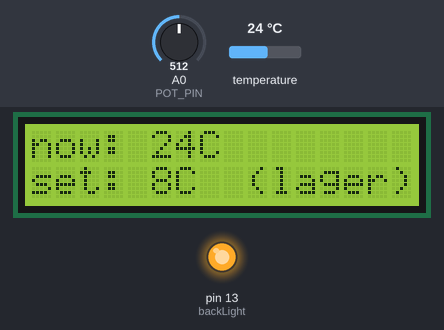
Simulated run of this sketch. Board: Arduino Uno, built with avr-gcc and run on an emulated ATmega328P. Shown: 16×2 character LCD, output pins drawn as LEDs (lit = HIGH). Inputs (shaded band) come from the test bench; at power-on: A0 (POT_PIN) = 512, temperature 24 °C.

Above: at 2.0 s.
2.1 s: A0 (POT_PIN) set to 380
At 4.1 s:
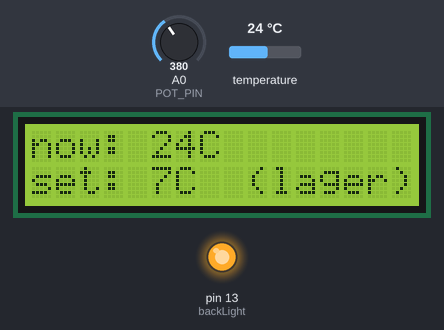
4.6 s: A0 (POT_PIN) set to 363
At 5.8 s:
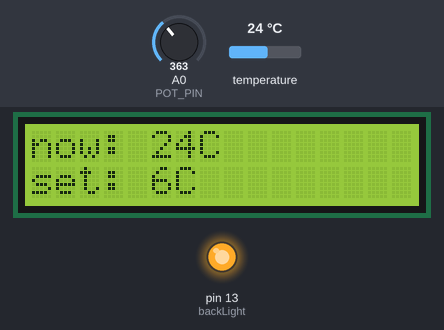
6.9 s: temperature set to 12 °C
At 8.1 s:
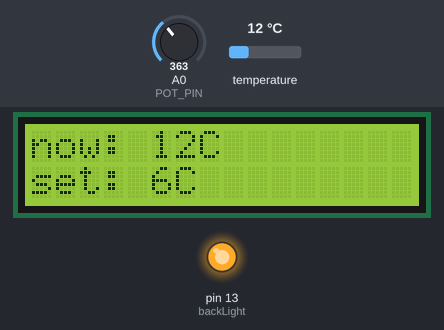
8.4 s: temperature set to 19 °C
At 9.4 s:
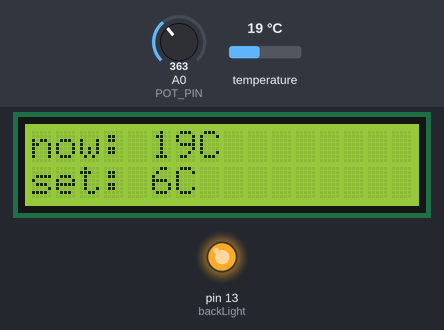
10.0 s: temperature set to 28 °C
At 10.6 s:
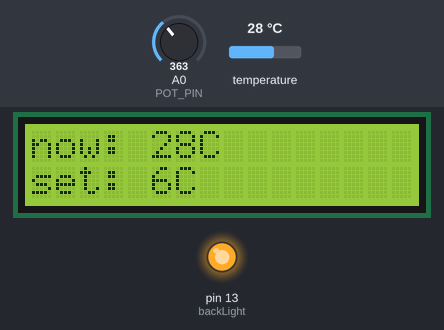
11.5 s: A0 (POT_PIN) set to 511
At 13.5 s:
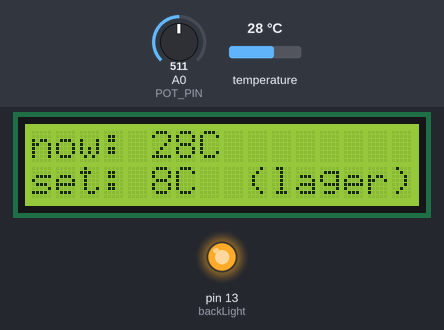
Timing chart, 0 to 14.8 s (numbered marks = the images above; inputs shaded):
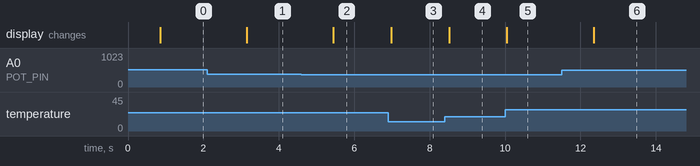

Measured:
- the behaviour switches between 373 and 372 on A0 (POT_PIN) (found by bisection; images 1 and 2)
- after the input at 2.1 s, the display: changes after 1.0 s (image 1)
- after the input at 4.6 s, the display: changes after 0.85 s (image 2)
- after the input at 6.9 s, the display: changes after 0.08 s (image 3)
- after the input at 8.4 s, the display: changes after 0.12 s (image 4)
- after the input at 10.0 s, the display: changes after 0.05 s (image 5)
- after the input at 11.5 s, the display: changes after 0.85 s (image 6)

The sketch:

thermostat.ino
```cpp
/*
 Beer thermostat for brewing.
 */

#include <PID_v1.h>
#include <OneWire.h>
#include <LiquidCrystal.h>
#include <DallasTemperature.h>

// sensor pin
#define ONE_WIRE_BUS 6
OneWire oneWire(ONE_WIRE_BUS);
DallasTemperature sensors(&oneWire);

// LCD init
LiquidCrystal lcd(12, 11, 5, 4, 3, 2);
int backLight = 13;

// PID relay control
#define RELAY_PIN 7
double setPoint;  // desired temperature
double input;     // current temperature
double output;    // for PID
PID myPID(&input, &output, &setPoint, 2, 5, 1, REVERSE);
int windowSize = 5*60*1000;  // 5 minutes in ms
unsigned long windowStartTime;

// pot
#define POT_PIN A0
double minTemperature = 3.;
double maxTemperature = 13.;

void setup() {
    lcd.begin(16, 2);
    pinMode(backLight, OUTPUT);
    digitalWrite(backLight, HIGH);
    sensors.begin();
    windowStartTime = millis();

    // store initial temperature
    setPoint = getSetPoint();
    input = getInput();

    // set PID
    myPID.SetOutputLimits(0, windowSize);
    myPID.SetMode(AUTOMATIC);

    // draw LCD
    draw();
}

void loop() {
    double temp;
    bool redraw = false;

    // check target temperature
    temp = getSetPoint();
    if (temp != setPoint) {
        setPoint = temp;
        redraw = true;
    }

    // check current temperature
    temp = getInput();
    if (temp != input) {
        input = temp;
        redraw = true;
    }

    if (redraw) draw();

    // do PID
    myPID.Compute();
    unsigned long now = millis();
    if (now - windowStartTime > windowSize) {
        windowStartTime += windowSize;
    }
    if (output > now - windowStartTime) {
        // precaution for fridge
        digitalWrite(RELAY_PIN, HIGH);
        lcd.setCursor(15, 0);
        lcd.print("*");
    } else {
        digitalWrite(RELAY_PIN, LOW);
        lcd.setCursor(15, 0);
        lcd.print(" ");
    }
}

void draw() {
    lcd.clear();

    // current temperature
    lcd.setCursor(0, 0);
    lcd.print("now:");
    lcd.setCursor(5, 0);
    lcd.print(int(input), DEC);
    lcd.print("C");

    // target temperature
    lcd.setCursor(0, 1);
    lcd.print("set:");
    lcd.setCursor(5, 1);
    lcd.print(int(setPoint), DEC);
    lcd.print("C");

    // append "ale" or "lager"
    if ((setPoint >= 7) && (setPoint <= 9+1)) {
        lcd.print("  (lager)");
    } else if ((setPoint >= 10) && (setPoint < 13+1)) {
        lcd.print(" (lager)");
    } else if ((setPoint >= 20) && (setPoint < 22+1)) {
        lcd.print(" (ale)");
    }
}

double getSetPoint() {
    double value = analogRead(POT_PIN);
    double offset = minTemperature;
    double delta = 1 + maxTemperature - minTemperature;
    return offset + delta * value / 1024.;
}

double getInput() {
    sensors.requestTemperatures();
    return sensors.getTempCByIndex(0);
}
```
